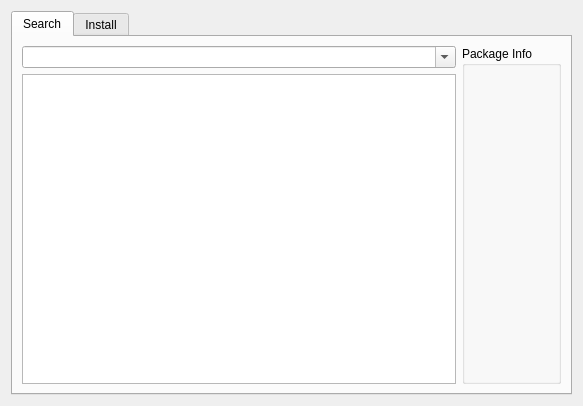
<ui version="4.0" >
 <class>MainWidget</class>
 <widget class="QWidget" name="MainWidget" >
  <property name="geometry" >
   <rect>
    <x>0</x>
    <y>0</y>
    <width>583</width>
    <height>406</height>
   </rect>
  </property>
  <property name="windowTitle" >
   <string>Form</string>
  </property>
  <layout class="QVBoxLayout" name="verticalLayout" >
   <item>
    <widget class="QTabWidget" name="tabWidget" >
     <property name="currentIndex" >
      <number>0</number>
     </property>
     <widget class="QWidget" name="tab" >
      <attribute name="title" >
       <string>Search</string>
      </attribute>
      <layout class="QHBoxLayout" name="horizontalLayout" >
       <item>
        <layout class="QVBoxLayout" name="verticalLayout_2" >
         <item>
          <widget class="KComboBox" name="searchbox" >
           <property name="editable" >
            <bool>true</bool>
           </property>
          </widget>
         </item>
         <item>
          <widget class="GlukTreeView" name="treeView" />
         </item>
        </layout>
       </item>
       <item>
        <widget class="QGroupBox" name="groupBox" >
         <property name="title" >
          <string>Package Info</string>
         </property>
        </widget>
       </item>
      </layout>
     </widget>
     <widget class="QWidget" name="tab_2" >
      <attribute name="title" >
       <string>Install</string>
      </attribute>
     </widget>
    </widget>
   </item>
  </layout>
 </widget>
 <customwidgets>
  <customwidget>
   <class>KComboBox</class>
   <extends>QComboBox</extends>
   <header>kcombobox.h</header>
  </customwidget>
  <customwidget>
   <class>GlukTreeView</class>
   <extends>QTreeView</extends>
   <header>gluktreeview.h</header>
  </customwidget>
 </customwidgets>
 <resources/>
 <connections/>
</ui>
